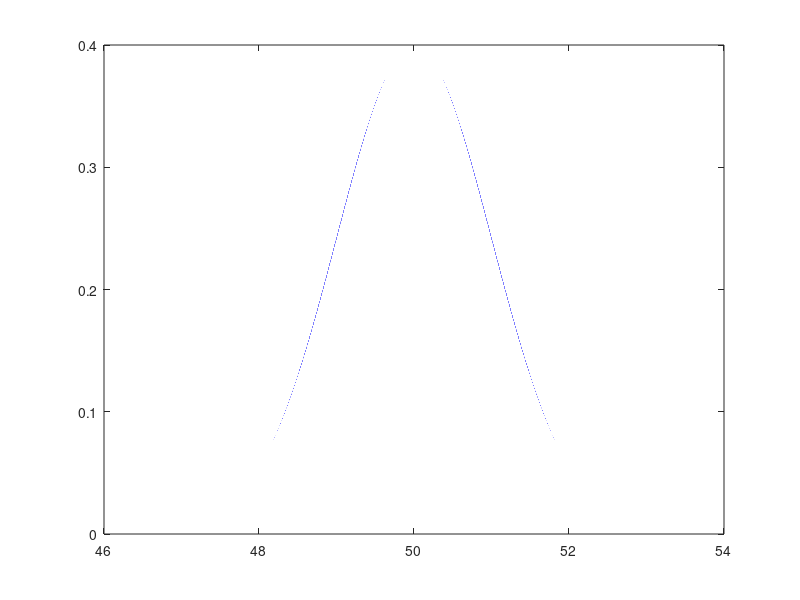

Recreate this plot in MATLAB.
clear
close all

u=50;
o=1;

x=u-(4*o):.00001:u+(4*o);

bot1=o*sqrt(2*pi);
bot2=(2*o^2);

for i=1:length(x)
    top=(-1*((x(i)-u)^2));
    y(i)=(1/bot1)*exp(top/bot2);
end

plot(x,y)